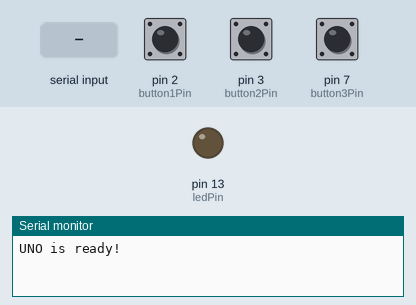
Recording of a sketch running on a simulated Arduino Uno, built with avr-gcc and run on an emulated ATmega328P. Shown: output pins drawn as LEDs (lit = HIGH), the last lines printed to the serial monitor. The inputs (shaded band) are chosen by the test bench; at power-on: pin 2 (button1Pin) HIGH, pin 3 (button2Pin) HIGH, pin 7 (button3Pin) HIGH.

Above: at 1.2 s.
1.3 s: "G90\n" received over Serial
At 2.1 s:
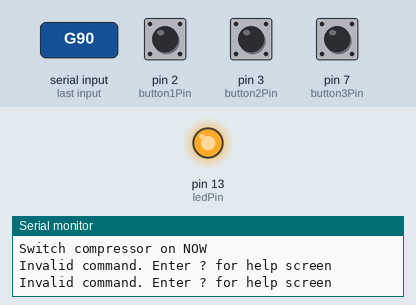
2.8 s: pin 2 (button1Pin) pulled LOW for 0.15 s
4.4 s: byte 65 ('A') received over Serial
6.9 s: byte 66 ('B') received over Serial
9.4 s: byte 90 ('Z') received over Serial
At 11.6 s:
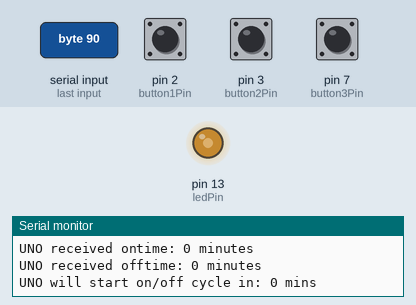
11.9 s: byte 83 ('S') received over Serial
At 12.6 s:
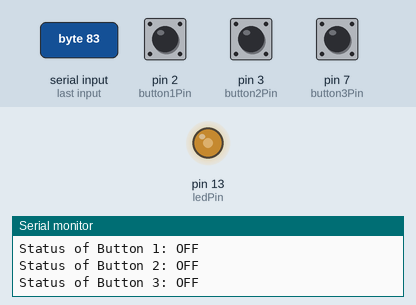
Timing chart, 0 to 14.5 s (numbered marks = the images above; inputs shaded):
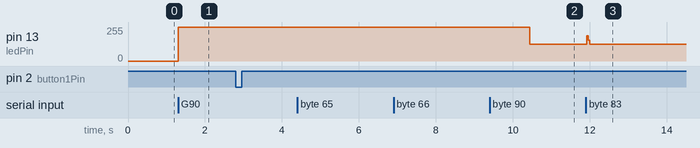

The sketch:

Serial_Arduino_Interface.ino
```cpp
#include <EnableInterrupt.h> // for the third pin (on arduino UNO only 2 pins are setup to handle interrupts)

const int ledPin = 13;
const int button1Pin = 2;
const int button2Pin = 3;
const int button3Pin = 7;
volatile int button1State = 0;
volatile int button2State = 0;
volatile int button3State = 0;

unsigned long ontime = 1; //default 1 minute
unsigned long offtime = 1; //default 1 minute
unsigned long onTime, offTime, onTimeMS, offTimeMS, delayTimeMS;
unsigned long timetostart, timetostartMS, currentMillis;
unsigned long previousMillis = 0; // last time LED was updated
unsigned long delayTime = 0;
int ledState = LOW;
int cycleMode = 0; // 0 = auto-cycling, 1 = manual

char menuInput;

String arduinoProgramVersion = "1.0";


void setup() {
  pinMode(ledPin, OUTPUT);

  pinMode(button1Pin, INPUT_PULLUP);
  pinMode(button2Pin, INPUT_PULLUP);
  pinMode(button3Pin, INPUT_PULLUP);
  enableInterrupt(button1Pin, interruptChange1, CHANGE);
  enableInterrupt(button2Pin, interruptChange2, CHANGE);
  enableInterrupt(button3Pin, interruptChange3, CHANGE);

  Serial.begin(9600);
  Serial.println("UNO is ready!");
}

void loop() {
  if (Serial.available()) {
    menuOptions();
  }
  setLed(ontime, offtime, timetostart);
}


void interruptChange1() {
  if (button1State == HIGH) {
    button1State = LOW; // button state changed from high to low
    Serial.println("Button 1 State: OFF");
  } else if (button1State == LOW) {
    button1State = HIGH; // button state changed from low to high
    Serial.println("Button 1 State: ON");
  }
}

void interruptChange2() {
  if (button2State == HIGH) {
    button2State = LOW; // button state changed from high to low
    Serial.println("Button 2 State: OFF");
  } else if (button2State == LOW) {
    button2State = HIGH; // button state changed from low to high
    Serial.println("Button 2 State: ON");
  }
}

void interruptChange3() {
  if (button3State == HIGH) {
    button3State = LOW; // button state changed from high to low
    Serial.println("Button 3 State: OFF");
  } else if (button3State == LOW) {
    button3State = HIGH; // button state changed from low to high
    Serial.println("Button 3 State: ON");
  }
}


void setLed(int onTime, int offTime, unsigned long delayTime) {
  if (cycleMode == 0) {
    currentMillis = millis();
    onTimeMS = onTime*60000;
    offTimeMS = offTime*60000;
    delayTimeMS = delayTime*60000;

    if (delayTime == 0) {
      if ((ledState == HIGH) && (currentMillis - previousMillis >= onTimeMS)) {
        ledState = LOW;
        previousMillis = currentMillis;
        digitalWrite(ledPin, ledState);
      } else if ((ledState == LOW) && (currentMillis - previousMillis >= offTimeMS)) {
        ledState = HIGH;
        previousMillis = currentMillis;
        digitalWrite(ledPin, ledState);
      } else {
         // for testing:
         // Serial.print("Time remaining before switch: ");
         // Serial.print(onTimeMS - (currentMillis - previousMillis));
         // Serial.println(" milliseconds");
      }
    } else if (delayTime != 0) {
        if (ledState == HIGH) {
          if ((currentMillis - previousMillis >= delayTimeMS)) {
            Serial.println("On/off cycle starting now.");
            ledState = LOW;
            previousMillis = currentMillis;
            digitalWrite(ledPin, ledState);
            delayTime = 0;
          } else {
            // for testing:
            // Serial.print("LED is currently on. Time remaining before turning off: ");
            // Serial.print(onTimeMS - (currentMillis - previousMillis));
            // Serial.println(" milliseconds");
          }
        } else { //ledState is LOW
          if ((currentMillis - previousMillis >= delayTimeMS)) {
            Serial.println("On/off cycle starting now.");
            ledState = HIGH;
            previousMillis = currentMillis;
            digitalWrite(ledPin, ledState);
            delayTime = 0;
          } else {
            // for testing:
            // Serial.print("LED is currently off. Time remaining before turning on: ");
            // Serial.print(offTimeMS - (currentMillis - previousMillis));
            // Serial.println(" milliseconds");
          }
      }
    }
  }
}


void menuOptions() {
  menuInput = Serial.read();
  switch (menuInput) {
    case 'A':
      ontime = Serial.parseInt();
      Serial.print("UNO received ontime: ");
      Serial.print(ontime);
      Serial.println(" minutes");
      break;
    case 'B':
      offtime = Serial.parseInt();
      Serial.print("UNO received offtime: ");
      Serial.print(offtime);
      Serial.println(" minutes");
      break;
    case 'G':  // switch compressor on NOW and keep it on
      Serial.println("Switch compressor on NOW");
      digitalWrite(ledPin, HIGH);
      ledState = HIGH;
      cycleMode = 1;
      break;
    case 'X':  //switch compressor off NOW and keep it off
      Serial.println("Switch compressor off NOW");
      digitalWrite(ledPin, LOW);
      ledState = LOW;
      cycleMode = 1;
      break;
    case 'Z':  // start on/off cycle in xxx minutes
      timetostart = Serial.parseInt();
      Serial.print("UNO will start on/off cycle in: ");
      Serial.print(timetostart);
      Serial.println(" mins");
      cycleMode = 0;
      previousMillis = millis(); // cycle will restart (i.e. if it was on before, it would stay on for delayTime + onTime)
      // delete above line for cycle to continue from where it left off (i.e. if there was 15 seconds of ontime left,
      // the led would stay on for (delayTime + 15 seconds remaining))
      delayTime = timetostart;
      break;
    case 'S':  // report status of all switches
      if (ledState == HIGH) {
        Serial.println("Status of LED: ON");
        Serial.print("Status of Button 1: ");
          if(button1State == HIGH) {
            Serial.println("ON");
          } else {
            Serial.println("OFF");
          }
        Serial.print("Status of Button 2: ");
          if(button2State == HIGH) {
            Serial.println("ON");
          } else {
            Serial.println("OFF");
          }
        Serial.print("Status of Button 3: ");
          if(button3State == HIGH) {
            Serial.println("ON");
          } else {
            Serial.println("OFF");
          }
      } else if (ledState == LOW) {
        Serial.println("Status of LED: OFF");
        Serial.print("Status of Button 1: ");
          if(button1State == HIGH) {
            Serial.println("ON");
          } else {
            Serial.println("OFF");
          }
        Serial.print("Status of Button 2: ");
          if(button2State == HIGH) {
            Serial.println("ON");
          } else {
            Serial.println("OFF");
          }
        Serial.print("Status of Button 3: ");
          if(button3State == HIGH) {
            Serial.println("ON");
          } else {
            Serial.println("OFF");
          }
      }
      break;
    case 'Q':  // print name of version of arduino code
      Serial.println("Arduino program version: " + arduinoProgramVersion);
      break;
    case '?':  // print help screen
      Serial.println("Help Screen: ");
      Serial.println("Axxx ... set on time to xxx minutes");
      Serial.println("Bxxx ... set off time to xxx minutes");
      Serial.println("G ... switch compressor on NOW");
      Serial.println("X ... switch compressor off NOW");
      Serial.println("Zxxx ... start on/off cycle in xxx minutes");
      Serial.println("S ... report status of all switches");
      Serial.println("Q ... print name of version of arduino code");
      Serial.println("? ... print help screen");
      break;
    case '\n':
      break;
    default:
      Serial.println("Invalid command. Enter ? for help screen");
  }
}
```

Measured:
- after the input at 1.3 s, pin 13 (ledPin): 0/255 → 255/255 at once
- after the input at 9.4 s, pin 13 (ledPin): 255/255 → 126/255 after 1.0 s
- after the input at 11.9 s, pin 13 (ledPin): 126/255 → 191/255 at once, → 157/255 0.04 s later, → 126/255 0.04 s later
